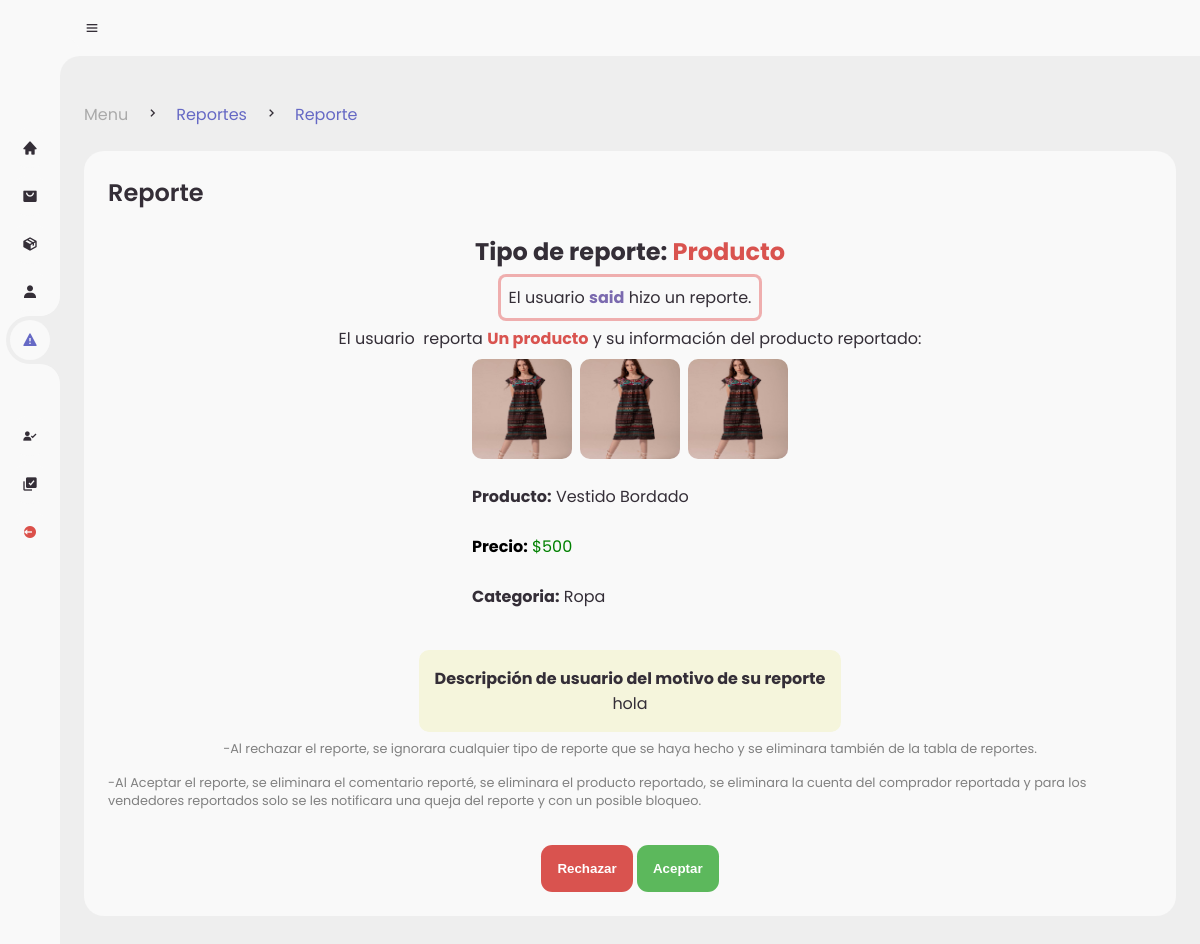
The page /admin/pages/det-reports.php?report=9 on the database its author committed.
### tables this page shows
CREATE TABLE `reports` (
  `id_report` int(11) NOT NULL,
  `report` varchar(150) NOT NULL,
  `type` varchar(30) NOT NULL,
  `ID_registro` int(11) DEFAULT NULL,
  `id_product` int(11) DEFAULT NULL,
  `id_star` int(11) DEFAULT NULL,
  `id_comment` int(11) DEFAULT NULL,
  `seller` int(11) DEFAULT NULL,
  `buyer` int(11) DEFAULT NULL
);

CREATE TABLE `registro` (
  `ID` int(11) NOT NULL,
  `Nombre` varchar(255) NOT NULL,
  `Correo` varchar(255) NOT NULL,
  `Contraseña` varchar(255) NOT NULL,
  `estatus` int(2) NOT NULL,
  `direccion` int(1) NOT NULL
);

CREATE TABLE `products` (
  `id_product` int(11) NOT NULL,
  `product` varchar(80) NOT NULL,
  `image1` varchar(80) NOT NULL,
  `price` int(11) NOT NULL,
  `description` varchar(250) NOT NULL,
  `category` varchar(30) NOT NULL,
  `stock` int(11) NOT NULL,
  `image2` varchar(30) NOT NULL,
  `image3` varchar(30) NOT NULL,
  `ID_registro` int(11) DEFAULT NULL
);

### admin/helpers/Sdet-rep.php (the view, shortened to what this page needs)
<?php
    $id_reporte = $_GET['report'];
?>
<div class="table-data">
				<div class="order">
					<div class="head">
						<h3>Reporte</h3>
					</div>
                <div class="solicitud-vend">
				<?php
					$query = mysqli_query($conn,"SELECT * FROM reports WHERE id_report = $id_reporte");
					$data = mysqli_fetch_array($query);
                    $tipo = $data['type'];
                    $usuario = $data['ID_registro'];
                    $query2 = mysqli_query($conn,"SELECT * FROM registro WHERE ID = $usuario");
                    $data2 = mysqli_fetch_array($query2);
				?>
                    <h2 class="title-report">Tipo de reporte:&nbsp;<strong><?php echo $tipo?></strong></h2>
                    <p class="data-report">El usuario&nbsp;<strong ><?php echo $data2['Nombre']?></strong> hizo un reporte.</p>
                    <p>El usuario &nbsp;reporta
                        <?php
                            switch($tipo){
                            case 'Producto':
                                    $product = $data['id_product'];
                                    $getProducts = mysqli_query($conn,"SELECT * FROM products WHERE id_product = $product");
                                    $data_product = mysqli_fetch_array($getProducts);
                                    echo "<strong style='color:#d9534f'>Un producto</strong>&nbsp;";
                                    echo "y su información del producto reportado:<br>
                                    <article class='report-prod'>
                                        <div style='display:flex; flex-direction:row; gap: 0.5rem; flex-wrap:wrap;align-items:center;justify-content:center'>
                                            <img style='width:100px; height:100px; border-radius:10px' src='../../assets/products/".$data_product['image1']."' alt='image1'/>
                                            <img style='width:100px; height:100px; border-radius:10px' src='../../assets/products/".$data_product['image2']."' alt='image2'/>
                                            <img style='width:100px; height:100px; border-radius:10px' src='../../assets/products/".$data_product['image3']."' alt='image3'/>
                                        </div>
                                        <div> <br>
                                            <p><strong>Producto:</strong>&nbsp;".$data_product['product']."</p><br>
                                            <p style='color:green'><strong style='color:black'>Precio:</strong>&nbsp;$".$data_product['price']."</p><br>
                                            <p><strong>Categoria:</strong>&nbsp;".$data_product['category']."</p><br>
                                        </div>
                                    </article>";
                            break;
                            }
                         ?>
                    </p>
                    <?php if(!empty($data['report'])){?>
                    <p class="desc-container" align="center"><strong>
                    Descripción de usuario del motivo de su reporte </strong><br>
                        <?php echo $data['report']?>
                    </p>
                    <?php }?>
                    <p class="note-report" style="font-size:0.8rem">-Al rechazar el reporte, se ignorara cualquier tipo de reporte que se haya hecho y se eliminara también de la tabla de reportes.<p>
                    <p class="note-report" style="font-size:0.8rem">-Al Aceptar el reporte, se eliminara el comentario reporté, se eliminara el producto reportado, se eliminara la cuenta del comprador reportada y para los vendedores reportados solo se les notificara una queja del reporte y con un posible bloqueo.<p>
                    <form method="POST">
                    <div class="report-buttons">
                        <input class="btn-choose decline" type="submit" name="Rechazar" value="Rechazar">
					    <input class="btn-choose accept" type="submit" name="Aceptar" value="Aceptar">
                    </div>
                    </form>
                </div>
				</div>

### admin/style.css (style rules this page uses)
* { margin: 0; padding: 0; box-sizing: border-box; }
:root { --poppins: 'Poppins', sans-serif; --lato: 'Lato', sans-serif; --light: #F9F9F9; --blue: #6669c5; --light-blue: #CFE8FF; --grey: #eee; --dark-grey: #AAAAAA; --dark: #342E37; --red: #DB504A; --yellow: #FFCE26; --light-yellow: #FFF2C6; --orange: #FD7238; --light-orange: #FFE0D3; }
html { overflow-x: hidden; }
body { background: var(--grey); overflow-x: hidden; }
#content main .table-data { display: flex; flex-wrap: wrap; grid-gap: 24px; margin-top: 24px; width: 100%; color: var(--dark); }
#content main .table-data > div { border-radius: 20px; background: var(--light); padding: 24px; overflow-x: auto; }
#content main .table-data .head { display: flex; align-items: center; grid-gap: 16px; margin-bottom: 24px; }
#content main .table-data .head h3 { margin-right: auto; font-size: 24px; font-weight: 600; }
#content main .table-data .order { flex-grow: 1; flex-basis: 500px; }

### admin/estilos.css (style rules this page uses)
:root { --success:#5cb85c; --danger:#d9534f; --blue-color:#0275d8; --warning:#f0ad4e; --primary: hsl(255, 30%, 55%); --focus: hsl(210, 90%, 50%); --border-color: hsla(0, 0%, 100%, .2); --global-background: hsl(220, 25%, 10%); --background: linear-gradient(to right, hsl(210, 30%, 20%), hsl(255, 30%, 25%)); --shadow-1: hsla(236, 50%, 50%, .3); --shadow-2: hsla(236, 50%, 50%, .4); }
.accept { background: var(--success); }
.btn-choose { padding: 1rem; border: none; border-radius:0.7rem; font-weight: bold; color: white; margin-top: 1.2rem; cursor: pointer; }
.decline { background: var(--danger); }
.solicitud-vend, .form-vend { display: flex; align-items:center; justify-content: center; flex-direction: column; gap: 0.5rem; }
.title-report strong { color:var(--danger); }
.data-report { box-shadow: rgba(214, 3, 3, 0.3) 0px 0px 0px 3px; padding: 0.5rem; border-radius: 5px; }
.data-report strong { color: var(--primary); }
.note-report { color: grey; font-size: 0.5rem; }
.desc-container { padding: 1rem; border-radius: 10px; background-color: beige; }

### rows shown on the page
reports: type "Producto", report "hola"
registro: Nombre "said"
products: image1 (picture), image2 (picture), image3 (picture), product "Vestido Bordado", price "500", category "Ropa"
